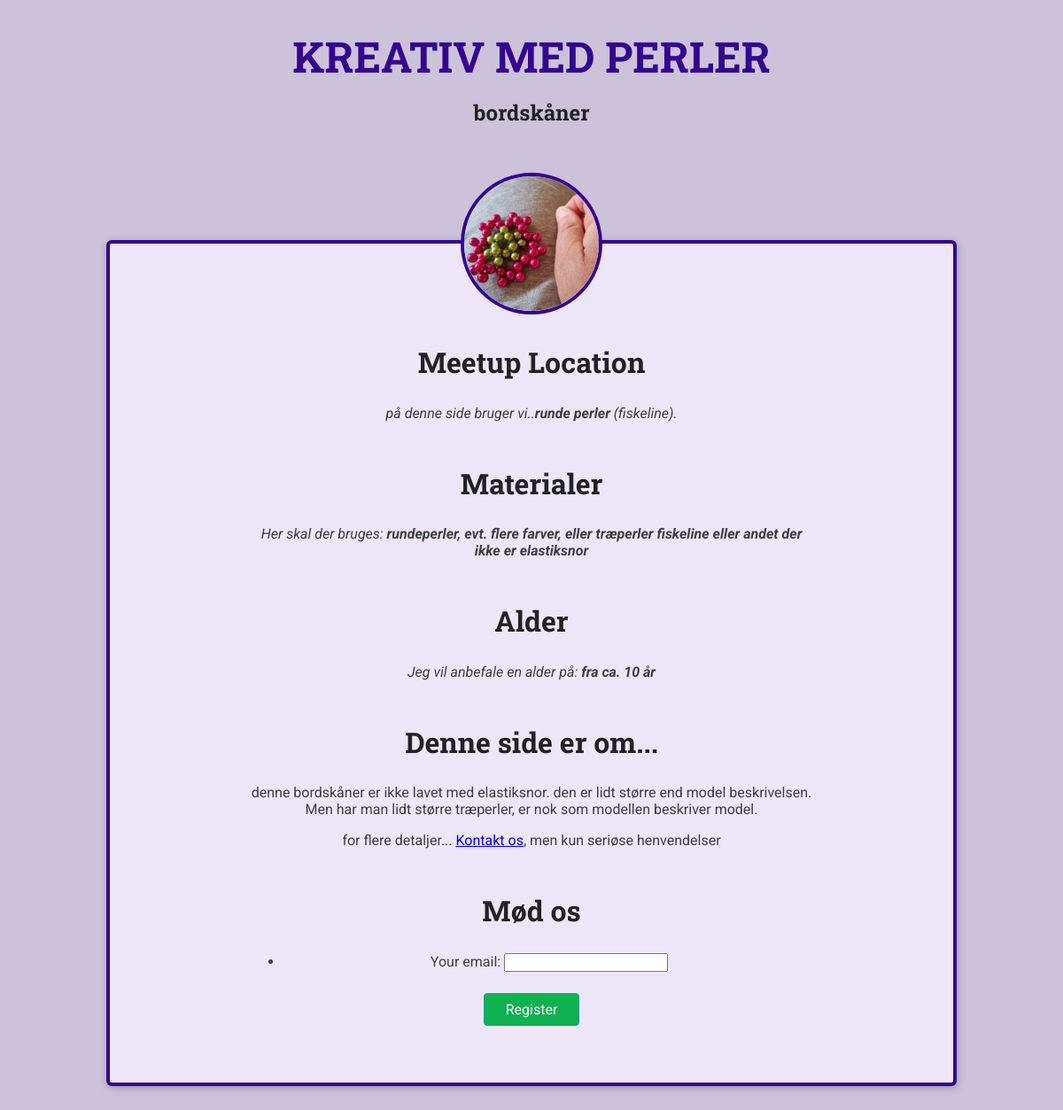
Page /meetups/bordskaner on the committed database.
### meetups/models.py (models this page shows, shortened)
class Meetup(models.Model):
    title = models.CharField(max_length=60)
    organizer_email = models.EmailField()
    date = models.DateField()
    slug = models.SlugField(unique=True)
    description =models.TextField()
    image = models.ImageField(upload_to='images')
    location = models.ForeignKey(Location, on_delete=models.CASCADE)
    participants = models.ManyToManyField(Participant, blank=True)
    materialer = models.TextField()
    alder = models.TextField()

class Location(models.Model):
    name = models.CharField(max_length=200)
    address = models.CharField(max_length=300)

### meetups/views.py (the view, shortened to what this page needs)
# urls.py: path('<slug:meetup_slug>', views.meetup_detail, name='meetup-detail'),
def meetup_detail(request, meetup_slug):
    try:
        selected_meetup = Meetup.objects.get(slug=meetup_slug)
        if request.method == 'GET':
            registration_form = RegistrationForm()
        return render(request, 'meetups/meetup_details.html', {
                'meetup_found':True,
                'meetup': selected_meetup,
                'form': registration_form,
            })
    except Exception as exc:
        return render(request, 'meetups/meetup_details.html', {
            'meetup_found': False
        })

### meetups/forms.py
class RegistrationForm(forms.Form):
    email = forms.EmailField(label='Your email')

### meetups/templates/meetups/meetup_details.html (shortened to what this page needs)
{% extends 'meetups/base/base.html' %}
{% load static %}
{% block site_css %}
 <link rel="stylesheet" href="{% static 'meetups/styles/meetup-detail.css' %}">
{% endblock %}
{% block main_heading %}
    {{ meetup.title }}
{% endblock %}
{% block body %}
{% if meetup_found %}
<article>
    <img id="main-image" src="{{ meetup.image.url }}" alt="{{ meetup.title }}">
    <section id="location">
        <h2>Meetup Location</h2>
        <address>på denne side bruger vi..<span>{{ meetup.location.name }}</span> ({{ meetup.location.address }}).</address>
    </section>
    <section id="materialer">
        <h2>Materialer</h2>
        <address>Her skal der bruges: <span>{{ meetup.materialer }}</span></address>
    </section>
    <section id="alder">
        <h2>Alder</h2>
        <address>Jeg vil anbefale en alder på: <span>{{ meetup.alder }}</span></address>
    </section>
    <section id="Læs mere">
        <h2>Denne side er om...</h2>
        <p>{{ meetup.description }}</p>
        <footer>
            <p>for flere detaljer... <a href="mailto:{{ meetup.organizer_email }}">Kontakt os</a>, men kun seriøse henvendelser</p>
        </footer>
    </section>
    <section id="registation">
        <h2>Mød os</h2>
        <form action="{% url 'meetup-detail' meetup.slug %}" method="POST">
            <ul>
                {{ form.as_ul }}
            </ul>
            <div id="registration-actions">
                <button>Register</button>
            </div>
        </form>
    </section>
</article>
{% else %}
<p>Der er ikke fundet nogen side, sorry</p>
{% endif %}
{% endblock %}

### meetups/static/meetups/styles/base.css (style rules this page uses)
* { box-sizing: border-box; }
body { font-family: 'Roboto', sans-serif; margin: 0; background-color: #ccc3db; color: #3e3e41; }
h1, h2, h3 { font-family: 'Roboto Slab', sans-serif; color: #222224; }
button, .btn { cursor: pointer; font: inherit; padding: 0.5rem 1.5rem; background-color: #10b151; border: 1px solid #159fa6; color: white; border-radius: 4px; text-decoration: none; }

### meetups/static/meetups/styles/all-meetups.css (style rules this page uses)
section { max-width: 40rem; margin: 3rem auto; }

### meetups/static/meetups/styles/meetup-detail.css (style rules this page uses)
article { max-width: 60rem; margin: 5rem auto; border-radius: 6px; background-color: #ede6f8; border: 4px solid #350490; box-shadow: 1px 2px 8px rgba(0, 0, 0, 0.25); position: relative; padding: 1rem; text-align: center; }
#main-image { width: 10rem; height: 10rem; object-fit: cover; position: absolute; top: -5rem; left: calc(50% - 5rem); border-radius: 50%; border: 4px solid #350490; }
section:first-of-type { margin-top: 6rem; }
h2 { font-size: 2rem; }
address span { font-weight: bold; }
#registration-actions { margin-top: 1.5rem; }

### rows in the picture
Meetup: title "bordskåner", image (picture), location.name "runde perler", location.address "fiskeline", materialer "rundeperler, evt. flere farver, eller træperler fiskeline eller andet der ikke er elastiksnor", alder "fra ca. 10 år", description "denne bordskåner er ikke lavet med elastiksnor. den er lidt større end model beskrivelsen. Men har man lidt større træperler, er nok som modellen beskriver model."
